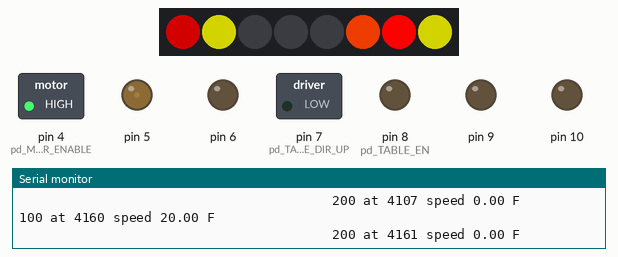
Recording of a sketch running on a simulated Arduino Uno, built with avr-gcc and run on an emulated ATmega328P. Shown: 8 RGB LEDs in strip order, left to right, switched loads named in the sketch (green lamp = pin HIGH), output pins drawn as LEDs (lit = HIGH), the last lines printed to the serial monitor.

Above: at 4.2 s.
At 20.2 s:
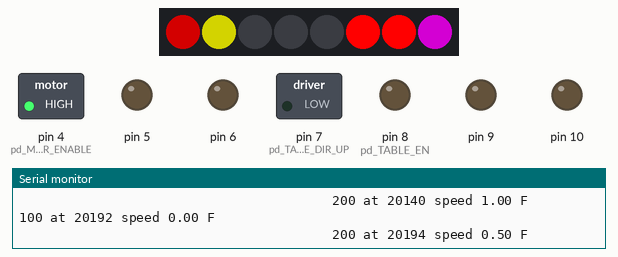
At 23.2 s:
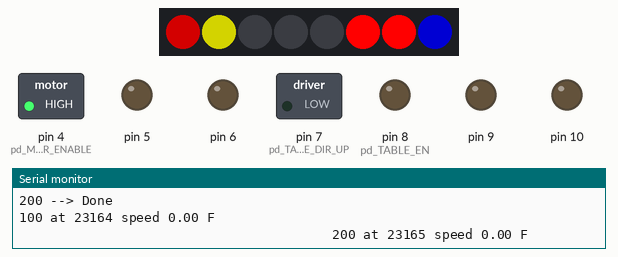
At 28.2 s:
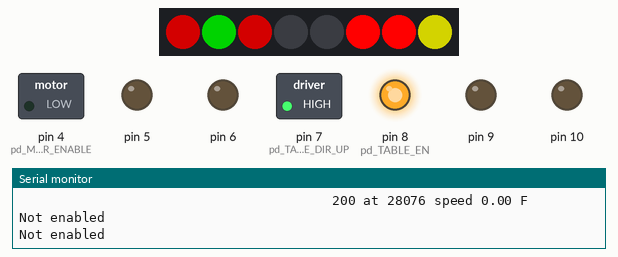
At 32.7 s:
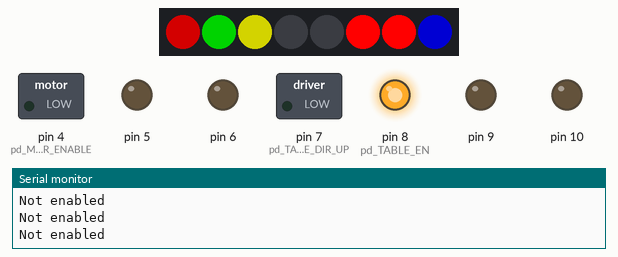
At 33.9 s:
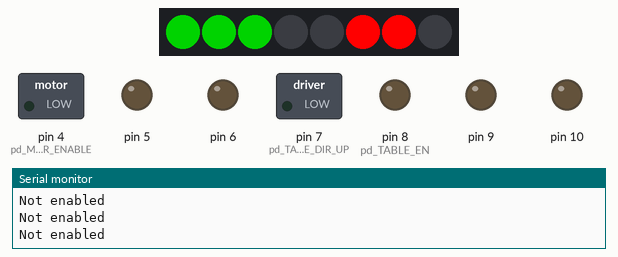
Timing chart, 0 to 35.4 s (numbered marks = the images above):
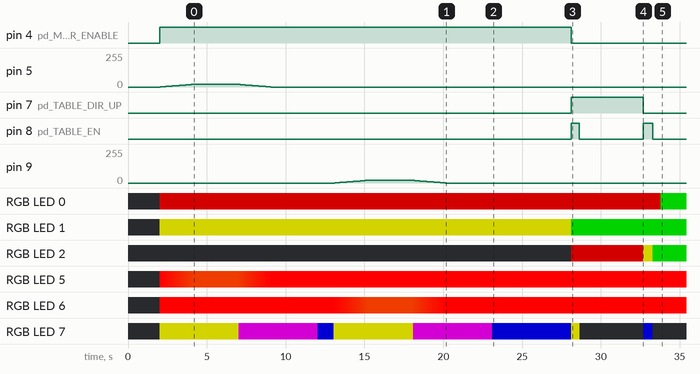

Measured:
- by itself, pin 4 (pd_MOTOR_ENABLE): HIGH → LOW at 28.1 s
- by itself, pin 5: rises from 0/255 to 20/255 in 2.0 s, then falls to 0/255 in 5.0 s
- by itself, pin 7 (pd_TABLE_DIR_UP): LOW → HIGH at 28.1 s, → LOW 4.6 s later
- by itself, pin 8 (pd_TABLE_EN): LOW → HIGH at 28.1 s, → LOW 0.51 s later, → HIGH 4.0 s later, → LOW 0.61 s later, … (4 changes in this stretch)
- by itself, pin 9: rises from 0/255 to 20/255 in 2.1 s, then falls to 0/255 in 5.0 s
- by itself, RGB LED 0: off → RGB(127, 0, 0) at 2.0 s, → RGB(0, 127, 0) 31.8 s later
- by itself, RGB LED 1: off → RGB(127, 127, 0) at 2.0 s, → RGB(0, 127, 0) 26.1 s later
- by itself, RGB LED 2: off → RGB(127, 0, 0) at 28.1 s, → RGB(127, 127, 0) 4.6 s later, → RGB(0, 127, 0) 0.61 s later

The sketch:

self_test.ino
```cpp
#define VERSION "0.3.0"
#define VERDATE "2015-03-10"
#define PROGMONIKER "SLT"

#include <Adafruit_NeoPixel.h>
#include <math.h>

#define BAUDRATE 115200
#define SLT_VERBOSE 8
#define MOTOR_RUN_TIME_ms 5000

// Pins
#define pd_MOTOR_ENABLE 4
#define pp_L_FWD 5
#define pp_L_REV 6
#define pp_R_FWD 9
#define pp_R_REV 10
#define pd_TABLE_DIR_UP 7
#define pd_TABLE_EN 8

#define pd_NeoPixel_Control 12

// HACK
#define pd_ENABLE_BUTTON 11

// LED strip works like NeoPixels

#define nPixels 8
unsigned short colors[][3] = { { 127, 0, 0 },        // red
                               { 0, 127, 0 },        // green
                               { 0, 0, 127 },        // blue
                               { 0, 127, 127 },      // cyan
                               { 127, 0, 127 },      // magenta
                               { 127, 127, 0 },      // yellow
                               { 0, 0, 0 },          // black
                               { 127, 127, 127 } };  // white
#define RED 0
#define GREEN 1
#define BLUE 2
#define CYAN 3
#define MAGENTA 4
#define YELLOW 5
#define BLACK 6
#define WHITE 7

#define MTR_LEFT 1
#define MTR_RIGHT 2
#define TABLE 4
#define DIR_FWD 1
#define DIR_REV -1
#define DIR_UP 1
#define DIR_DOWN -1

#define bufLen ( 80 )
char strBuf[bufLen];

int master_enable = 0;

// Parameter 1 = number of pixels in strip
// Parameter 2 = Arduino pin number (most are valid)
// Parameter 3 = pixel type flags, add together as needed:
//   NEO_KHZ800  800 KHz bitstream (most NeoPixel products w/WS2812 LEDs)
//   NEO_KHZ400  400 KHz (classic 'v1' (not v2) FLORA pixels, WS2811 drivers)
//   NEO_GRB     Pixels are wired for GRB bitstream (most NeoPixel products)
//   NEO_RGB     Pixels are wired for RGB bitstream (v1 FLORA pixels, not v2)

Adafruit_NeoPixel neoPixelStrip = Adafruit_NeoPixel(nPixels, pd_NeoPixel_Control, NEO_GRB + NEO_KHZ800);

// IMPORTANT: To reduce NeoPixel burnout risk, add 1000 uF capacitor across
// pixel power leads, add 300 - 500 Ohm resistor on first pixel's data input
// and minimize distance between Arduino and first pixel.  Avoid connecting
// on a live circuit...if you must, connect GND first.

void sc ( int n, int c ) {
  neoPixelStrip.setPixelColor( n, neoPixelStrip.Color( colors [c] [0],
                                                       colors [c] [1],
                                                       colors [c] [2]
                                                     ) ); // pixel n to color c
  neoPixelStrip.show();
}

class Motor {
  public:
    Motor () {
      reset ();
    }
    Motor ( int motor_ID, int pp_FWD, int pp_REV ) {
      _motor_ID = motor_ID;
      _pp_FWD = pp_FWD;
      pinMode ( _pp_FWD, OUTPUT );
      digitalWrite ( _pp_FWD, 0 );
      _pp_REV = pp_REV;
      pinMode ( _pp_REV, OUTPUT );
      digitalWrite ( _pp_REV, 0 );
      reset ();
    }

    void reset () {
      digitalWrite ( _pp_FWD, 0 );
      digitalWrite ( _pp_REV, 0 );
      _curr_speed_pct = 0.0;
      _curr_direction = DIR_FWD;
      _cmd_speed_pct = 0.0;
      _cmd_direction = DIR_FWD;
    }

    float speed ( float pct = -1.0, int dir = DIR_FWD ) {
      if ( pct < 0.0 ) {
        return ( _curr_speed_pct );
      }
      _cmd_speed_pct = pct;
      _cmd_direction = dir;
      // not handling enable here because it affects both motors
    }

    void tick () {

      #if SLT_VERBOSE > 5
        // hack!
        for ( int i = 0; i < ( _motor_ID == 100 ? 0 : 40 ); i++ ) {
          Serial.print ( " " );
        }
        Serial.print ( _motor_ID );
        Serial.print ( " at " );
        Serial.print ( millis() );
        Serial.print ( " speed " );
        Serial.print ( _curr_speed_pct );
        Serial.print ( _curr_direction == DIR_FWD ? " F " : " R " );
        Serial.println ();
      #endif

      if (    ( fabs ( _cmd_speed_pct - _curr_speed_pct ) < 1e-3 )
           && ( _cmd_direction == _curr_direction ) ) {
        #if SLT_VERBOSE >= 12
          Serial.print ( "Tick: we're good\n" );
        #endif
        return;
      }

      float max_chg_pct = _max_speed_change_per_step_pct;

      #if SLT_VERBOSE >= 12
        Serial.print ( "max_chg_pct: " );
        Serial.println ( max_chg_pct );
      #endif

      if ( _last_change_at != 0UL ) {
        // continuing change in progress
        float max_accel_pct = _max_accel_per_sec_pct
                            * ( millis() - _last_change_at )
                            / 1000.0;
        if ( max_accel_pct < max_chg_pct ) {
          max_chg_pct = max_accel_pct;
        }
      }

      #if SLT_VERBOSE >= 12
        Serial.print ( "       |-=>  max_chg_pct: " );
        Serial.println ( max_chg_pct );
      #endif

      if ( _curr_direction != _cmd_direction ) {
        // decelerate to zero before changing _curr_cirection
        if ( fabs ( _curr_speed_pct ) < max_chg_pct ) {
          // can come to full stop
          #if SLT_VERBOSE >= 10
            Serial.print ( "full stop\n" );
          #endif
          _curr_speed_pct = 0.0;
          _curr_direction = _cmd_direction;
        } else {
          // cannot yet come to full stop
          _curr_speed_pct -= max_chg_pct;
          #if SLT_VERBOSE >= 10
            Serial.print ( "stopping\n" );
          #endif
        }
      } else {
        // same direction, might be accel or decel
        if ( _cmd_speed_pct < _curr_speed_pct ) {
          // decel
          _curr_speed_pct -= max_chg_pct;
          if ( _curr_speed_pct < _cmd_speed_pct ) {
            // please don't overshoot
            _curr_speed_pct = _cmd_speed_pct;
          }
          if ( _curr_speed_pct < 0.0 ) {
            _curr_speed_pct = 0.0;
          }
          #if SLT_VERBOSE >= 10
            Serial.print ( "decel\n" );
          #endif
        } else {
          // accel
          _curr_speed_pct += max_chg_pct;
          if ( _curr_speed_pct > _cmd_speed_pct ) {
            // please don't overshoot
            _curr_speed_pct = _cmd_speed_pct;
          }
          if ( _curr_speed_pct > 100.0 ) {
            _curr_speed_pct = 100.0;
          }
          #if SLT_VERBOSE >= 10
            Serial.print ( "accel\n" );
          #endif
        }
      }

      // now enact the new speeds
      switch ( _curr_direction ) {
        case DIR_FWD:
          analogWrite ( _pp_FWD, _curr_speed_pct );
          break;
        case DIR_REV:
          analogWrite ( _pp_REV, _curr_speed_pct );
          break;
      }

      if (   ( _curr_direction == _cmd_direction )
          && ( _curr_speed_pct == _cmd_speed_pct ) ) {
        // changes are complete
        #if SLT_VERBOSE > 5
          Serial.print ( _motor_ID );
          Serial.print ( " --> Done" );
          Serial.println ();
        #endif
        _last_change_at = 0UL;
      } else {
        _last_change_at = millis ();
      }
    }  // tick


  private:
    int _motor_ID;
    int _pp_FWD;
    int _pp_REV;
    int _pd_ENABLE;
    float _curr_speed_pct;
    unsigned char _curr_direction;
    unsigned long _last_change_at;
    float _cmd_speed_pct;
    int _cmd_direction;
    static const float _max_accel_per_sec_pct = 100.0 / 5.0;
    static const float _max_speed_change_per_step_pct = 0.5;
};

Motor left ( 100, pp_L_FWD, pp_L_REV );
Motor right ( 200, pp_R_FWD, pp_R_REV );

void setup() {

  pinMode ( pd_TABLE_EN, OUTPUT );
  digitalWrite ( pd_TABLE_EN, 0 );
  pinMode ( pd_TABLE_DIR_UP, OUTPUT );
  digitalWrite ( pd_TABLE_DIR_UP, 0 );
  pinMode ( pd_MOTOR_ENABLE, OUTPUT );
  digitalWrite ( pd_MOTOR_ENABLE, 0 );

  #ifdef BAUDRATE
    Serial.begin(BAUDRATE);
    while ( millis() < 5000 && !Serial ) { };
    delay ( 2000 );
    snprintf(strBuf, bufLen, "%s: Test UltraViolet slave hardware and software v%s (%s)\n",
      PROGMONIKER, VERSION, VERDATE);
    Serial.print(strBuf);
  #endif

  neoPixelStrip.begin();
  neoPixelStrip.show(); // Initialize all pixels to 'off'

  enable_movement ();

}

void loop() {

  static int state = 0;
  static unsigned int state_started_at_ms = 0;
  static unsigned long state_duration;

  if ( state == 0 ) {

    sc ( 0, RED );

    // ========================================= test L FWD

    sc ( 1, YELLOW );

    left.speed ( 20, DIR_FWD );
    sc ( 7, YELLOW );

    state = 1;
    state_started_at_ms = millis();
    state_duration = MOTOR_RUN_TIME_ms;

  } else if ( state == 1 && ( millis() - state_started_at_ms ) > state_duration ) {

    // ========================================= test L REV

    left.speed ( 20, DIR_REV );

    sc ( 7, MAGENTA );

    state = 2;
    state_started_at_ms = millis();
    state_duration = MOTOR_RUN_TIME_ms;

  } else if ( state == 2 && ( millis() - state_started_at_ms ) > state_duration ) {

    // ========================================= test L STOP

    left.speed ( 0 );
    sc ( 7, BLUE );

    state = 3;
    state_started_at_ms = millis();
    state_duration = 1000;

  } else if ( state == 3 && ( millis() - state_started_at_ms ) > state_duration ) {

    // ========================================= test R FWD

    sc ( 1, YELLOW );

    right.speed ( 20, DIR_FWD );
    sc ( 7, YELLOW );

    state = 4;
    state_started_at_ms = millis();
    state_duration = MOTOR_RUN_TIME_ms;

  } else if ( state == 4 && ( millis() - state_started_at_ms ) > state_duration ) {

    // ========================================= test R REV

    right.speed ( 20, DIR_REV );

    sc ( 7, MAGENTA );

    state = 5;
    state_started_at_ms = millis();
    state_duration = MOTOR_RUN_TIME_ms;

  } else if ( state == 5 && ( millis() - state_started_at_ms ) > state_duration ) {

    // ========================================= test R STOP

    right.speed ( 0 );
    sc ( 7, BLUE );

    state = 6;
    state_started_at_ms = millis();
    state_duration = 5000;

  } else if ( state == 6 && ( millis() - state_started_at_ms ) > state_duration ) {

    // =========================================

    disable_movement ();
    sc ( 7, BLACK );
    sc ( 1, GREEN );

  // ========================================= test pneumatics UP

    sc ( 2, RED );
    sc ( 7, YELLOW );

    digitalWrite ( pd_TABLE_DIR_UP, 1 );
    digitalWrite ( pd_TABLE_EN, 1 );


    state = 7;
    state_started_at_ms = millis();
    state_duration = 500;

  } else if ( state == 7 && ( millis() - state_started_at_ms ) > state_duration ) {

    // ========================================= test pneumatics OFF

    sc ( 7, BLACK );

    digitalWrite ( pd_TABLE_EN, 0 );

    state = 8;
    state_started_at_ms = millis();
    state_duration = 4000;

  } else if ( state == 8 && ( millis() - state_started_at_ms ) > state_duration ) {

  // ========================================= test pneumatics DOWN

    sc ( 2, YELLOW );
    sc ( 7, BLUE );

    digitalWrite ( pd_TABLE_DIR_UP, 0 );
    digitalWrite ( pd_TABLE_EN, 1 );


    state = 9;
    state_started_at_ms = millis();
    state_duration = 600;

  } else if ( state == 9 && ( millis() - state_started_at_ms ) > state_duration ) {

  // ========================================= test pneumatics OFF

    sc ( 2, GREEN );
    sc ( 7, BLACK );

    digitalWrite ( pd_TABLE_EN, 0 );


    state = 10;
    state_started_at_ms = millis();
    state_duration = 500;

  } else if ( state == 10 && ( millis() - state_started_at_ms ) > state_duration ) {

    // ========================================= hang loose for 10 seconds

    sc ( 0, GREEN );
    state = 11;
    state_started_at_ms = millis();
    state_duration = 10000;

  } else if ( state == 11 && ( millis() - state_started_at_ms ) > state_duration ) {

    // ========================================= ALL DONE

    // turn off pixels, clean up, go home

    for ( int i = 0; i < nPixels; i++ ) {
      sc ( i, BLACK );
    }

    while ( 1 ) { delay ( 10 ); }

  }  // state selector

  tick ();

  showSpeed ( 5, left.speed () );
  showSpeed ( 6, right.speed () );

  delay ( 50 );

}

void tick () {
  static int printed = 5;
  if ( ! master_enable ) {
    #ifdef BAUDRATE
      if ( printed ) {
        Serial.println ( F ( "Not enabled" ) );
        printed--;
      }
    #endif
    return;
  }
  left.tick();
  right.tick();
  printed = 5;
}

int enable_movement () {
  master_enable = 1;
  digitalWrite ( pd_MOTOR_ENABLE, master_enable );
  return ( master_enable );
}

int disable_movement () {
  master_enable = 0;
  digitalWrite ( pd_MOTOR_ENABLE, master_enable );
  return ( master_enable );
}

void showSpeed ( int n, float speed ) {
  // show a color from red (stopped) to green (full speed)
  neoPixelStrip.setPixelColor( n, neoPixelStrip.Color( 255 - speed * 255 / 100, speed * 255 / 100, 0 ) );
  neoPixelStrip.show();
}
```
